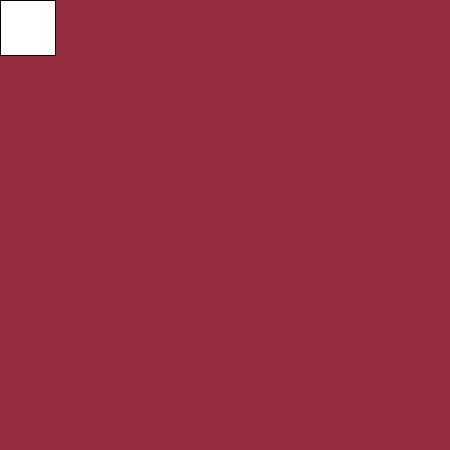
Frame 1 (no input)
Frame 60 (the mouse pressed at the canvas centre just before this capture): identical to frame 1, image omitted
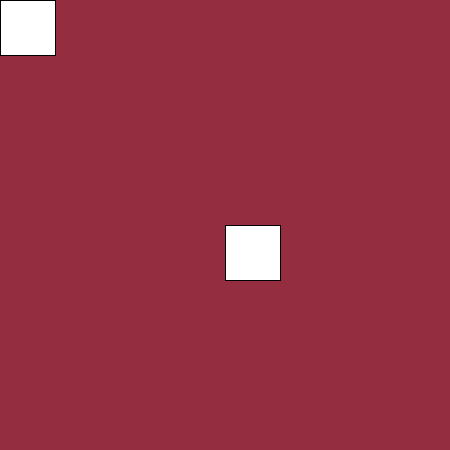
Frame 120 (the mouse held since frame 60 and released just before this capture)

The Processing sketch that drew these frames (run headless with seeded random() and noise(); from frame 60 on, the mouse is pressed at the canvas centre):

// Processing sketch: exp3
// ── exp3.pde
void setup () {
  size(450,450);


background (147, 45, 63); 

color(150);
}

void draw () {
  
  rect(mouseX,mouseY, 55, 55);

}
